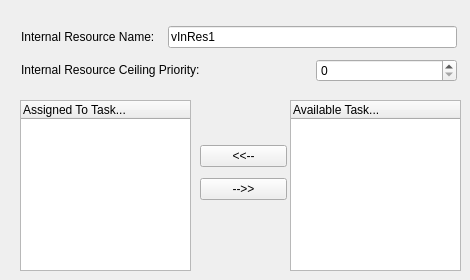
    <widget class="QWidget" name="tabInRes">
     <attribute name="title">
      <string>Internal Resource</string>
     </attribute>
     <widget class="QTreeWidget" name="trInResAssignedTask">
      <property name="geometry">
       <rect>
        <x>20</x>
        <y>100</y>
        <width>171</width>
        <height>171</height>
       </rect>
      </property>
      <column>
       <property name="text">
        <string>Assigned To Task...</string>
       </property>
      </column>
     </widget>
     <widget class="QTreeWidget" name="trInResAvailableTask">
      <property name="geometry">
       <rect>
        <x>290</x>
        <y>100</y>
        <width>171</width>
        <height>171</height>
       </rect>
      </property>
      <column>
       <property name="text">
        <string notr="true">Available Task...</string>
       </property>
      </column>
     </widget>
     <widget class="QWidget" name="layoutWidget_7">
      <property name="geometry">
       <rect>
        <x>200</x>
        <y>140</y>
        <width>87</width>
        <height>66</height>
       </rect>
      </property>
      <layout class="QGridLayout" name="gridLayout_7">
       <item row="0" column="0">
        <widget class="QPushButton" name="btnInResAdd">
         <property name="text">
          <string>&lt;&lt;--</string>
         </property>
        </widget>
       </item>
       <item row="1" column="0">
        <widget class="QPushButton" name="btnInResRemove">
         <property name="text">
          <string>--&gt;&gt;</string>
         </property>
        </widget>
       </item>
      </layout>
     </widget>
     <widget class="QWidget" name="layoutWidget_8">
      <property name="geometry">
       <rect>
        <x>21</x>
        <y>21</y>
        <width>436</width>
        <height>66</height>
       </rect>
      </property>
      <layout class="QGridLayout" name="gridLayout_3">
       <item row="0" column="0">
        <widget class="QLabel" name="label_13">
         <property name="text">
          <string>&lt;html&gt;&lt;head/&gt;&lt;body&gt;&lt;p&gt;Internal Resource Name:&lt;/p&gt;&lt;/body&gt;&lt;/html&gt;</string>
         </property>
        </widget>
       </item>
       <item row="0" column="1" colspan="2">
        <widget class="QLineEdit" name="leInResName">
         <property name="text">
          <string>vInRes1</string>
         </property>
        </widget>
       </item>
       <item row="1" column="0" colspan="2">
        <widget class="QLabel" name="label_14">
         <property name="text">
          <string>&lt;html&gt;&lt;head/&gt;&lt;body&gt;&lt;p&gt;Internal Resource Ceiling Priority:&lt;/p&gt;&lt;/body&gt;&lt;/html&gt;</string>
         </property>
        </widget>
       </item>
       <item row="1" column="2">
        <widget class="QSpinBox" name="spbxInResCeilPrio">
         <property name="minimumSize">
          <size>
           <width>91</width>
           <height>0</height>
          </size>
         </property>
         <property name="toolTip">
          <string>&lt;!DOCTYPE HTML PUBLIC &quot;-//W3C//DTD HTML 4.0//EN&quot; &quot;http://www.w3.org/TR/REC-html40/strict.dtd&quot;&gt;
&lt;html&gt;&lt;head&gt;&lt;meta name=&quot;qrichtext&quot; content=&quot;1&quot; /&gt;&lt;style type=&quot;text/css&quot;&gt;
p, li { white-space: pre-wrap; }
&lt;/style&gt;&lt;/head&gt;&lt;body style=&quot; font-family:'Monospace'; font-size:12pt; font-weight:400; font-style:normal;&quot;&gt;
&lt;table border=&quot;0&quot; style=&quot;-qt-table-type: root; margin-top:4px; margin-bottom:4px; margin-left:4px; margin-right:4px;&quot;&gt;
&lt;tr&gt;
&lt;td style=&quot;border: none;&quot;&gt;
&lt;p style=&quot; margin-top:0px; margin-bottom:0px; margin-left:0px; margin-right:0px; -qt-block-indent:0; text-indent:0px;&quot;&gt;配置GaInOS 内部资源的天花板优先级,应大于所有使用该内部资源的任务的优先级&lt;/p&gt;&lt;/td&gt;&lt;/tr&gt;&lt;/table&gt;&lt;/body&gt;&lt;/html&gt;</string>
         </property>
        </widget>
       </item>
      </layout>
     </widget>
    </widget>
